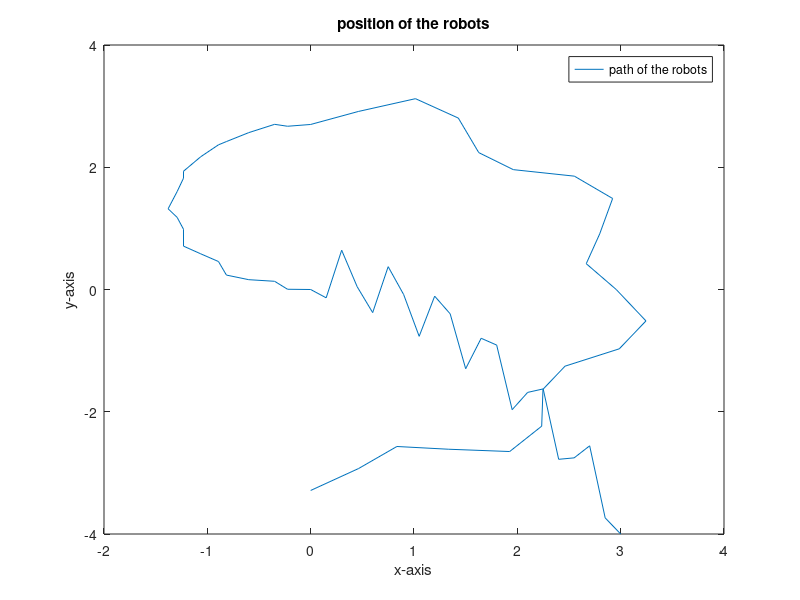
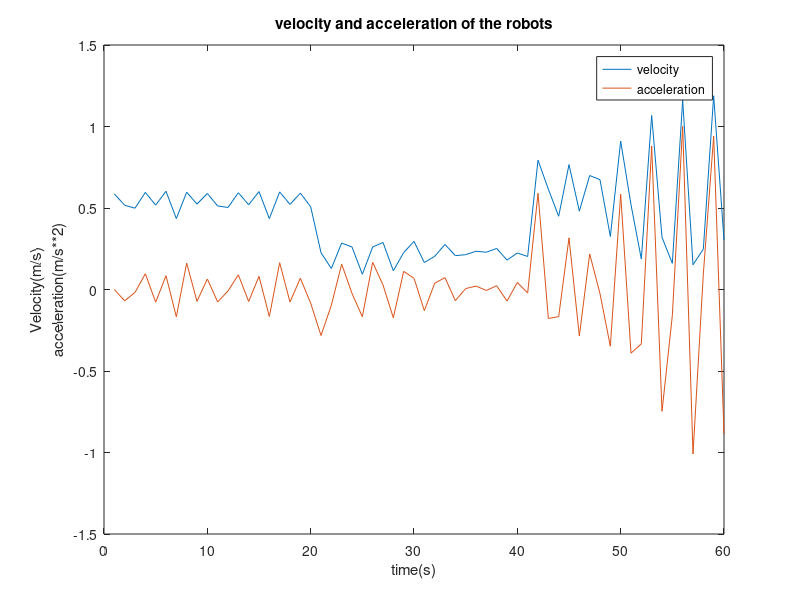
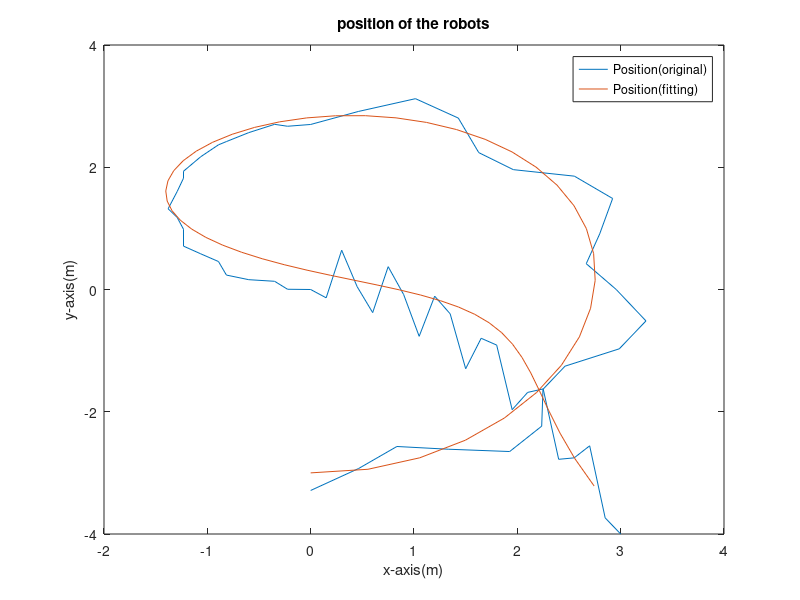
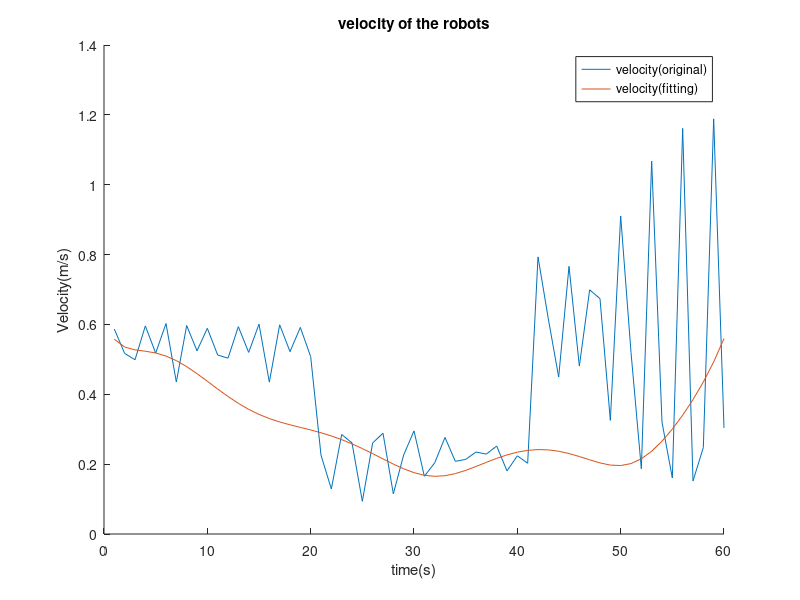

Recreate these plots in MATLAB, in order. (Note: this script raises an error after producing the figures.)
load('robpos.mat')
%part A
figure;
plot(robpos(:,2),robpos(:,end))
title('position of the robots')
xlabel('x-axis')
ylabel('y-axis')  
legend('path of the robots')
v = [];
a = [];
for t = 1:60
    v(t) = sqrt((robpos(t+1,2)-robpos(t,2))^2+((robpos(t+1,end)-robpos(t,end))^2));
    vx(t) = robpos(t+1,2)-robpos(t,2);
    vy(t) = robpos(t+1,end)-robpos(t,end);
    if t > 1
        a(t) = v(t) - v(t-1);
        ax(t) = vx(t) - vx(t-1);
        ay(t) = vy(t) - vy(t-1);
    end
end
t = linspace(1,60,60);
figure;
plot(t,v)
hold on
plot(t,a)
title('velocity and acceleration of the robots')
legend('velocity','acceleration')
xlabel('time(s)')
ylabel({'Velocity(m/s)','acceleration(m/s**2)'}) 

%Part B
% ploynomial curve fitting
vxfit = polyfit(t,vx,5);
vyfit = polyfit(t,vy,5);

vxfit_x = vxfit(1).*t.^5 + vxfit(2).*t.^4 + vxfit(3).*t.^3 + vxfit(4).*t.^2 + vxfit(5).*t + vxfit(6);
vyfit_y = vyfit(1).*t.^5 + vyfit(2).*t.^4 + vyfit(3).*t.^3 + vyfit(4).*t.^2 + vyfit(5).*t + vyfit(6);
vfit = sqrt(vxfit_x.^2 + vyfit_y.^2);

sxfit = []; syfit = [];axfit = []; ayfit = [];afit = [];
sxfit(1) = 0; syfit(1) = -3;
for i = 2:60
   sxfit(i) = sxfit(i-1) + vxfit_x(i-1);
   syfit(i) = syfit(i-1) + vyfit_y(i-1);
   axfit(i) = vxfit_x(i) - vxfit_x(i-1); 
   ayfit(i) = vyfit_y(i) - vyfit_y(i-1);
   afit(i) = axfit(i)^2 + ayfit(i)^2;
end

% plot fitting path [check purpose]
%
figure;
plot(robpos(:,2),robpos(:,end))
hold on
plot(sxfit,syfit)
title('position of the robots')
xlabel('x-axis(m)')
ylabel('y-axis(m)')
legend('Position(original)','Position(fitting)')
%}

% compare fitting velocity model to original 
figure;
hold on
plot(t,v)
plot(t,vfit)
title('velocity of the robots')
xlabel('time(s)')
ylabel('Velocity(m/s)')
legend('velocity(original)','velocity(fitting)')

% compare fitting acceleration model to original 
figure;
hold off
plot(t,a)
hold on
plot(t,afit)
title('acceleration of the robots')
xlabel('time(s)')
ylabel('Acceleration(m/s**2)')
legend('acceleration(original)','acceleration(fitting)')

%Part C
t = linspace(0,60,61);
sxc = 1.2.*sin((2.*pi)/60.*(t-15))+1.2;
syc = 1.2.*sin((2.*pi)/60.*t);
vc = []; vxc = []; vyc = []; ac = []; axc = []; ayc = [];
for t = 1:60
    vxc(t) = sxc(t+1)-sxc(t);
    vyc(t) = syc(t+1)-syc(t);
    vc(t) = sqrt(vxc(t)^2+vyc(t)^2);
    if t > 1
        ac(t) = vc(t) - vc(t-1);
        axc(t) = vxc(t) - vxc(t-1);
        ayc(t) = vyc(t) - vyc(t-1);
    end
end
t = linspace(1,60,60);
% path of the robot
figure;
plot(sxc,syc)
axis([0,2.4,-1.2,1.2])
title('path of the robots')
xlabel('x-axis(m)')
ylabel('y-axis(m)')
legend('Position')

% velocity of the robot
figure;
hold on
plot(t,vc)
title('Velocity of the robots')
xlabel('time(s)')
ylabel('Velocity(m/s)')
legend('velocity')

% acceleration of the robot
figure;
hold on
plot(t,ac)
title('acceleration of the robots')
xlabel('time(s)')
ylabel('Acceleration(m/s**2)')
legend('acceleration')
